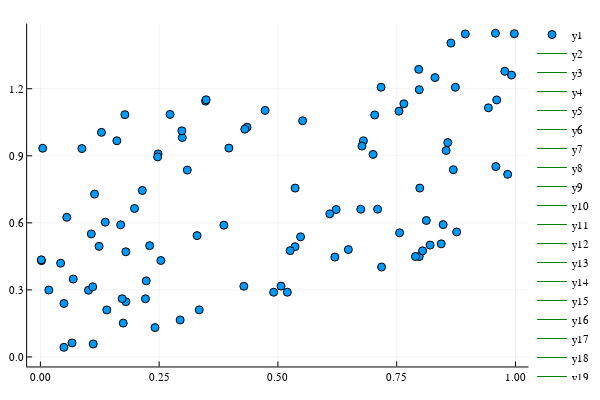

The cell this chart's notebook holds for it:
### Markdown cell above
## Results

Now, we plot the final results visually to see how good the model is.

### Code cell
plot(X,Y, seriestype = :scatter)
plot!(Xd, pred_0, lc = :green)
plot!(Xd, pred_1)
